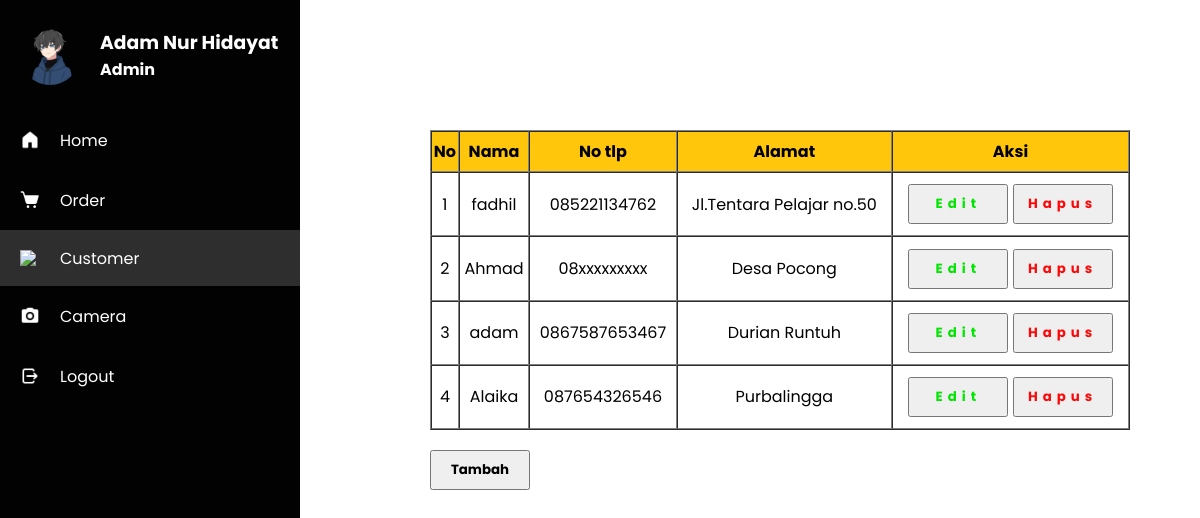
Screenshot of /account/admin/cus_dash.php with the database file from the repository.
### tables this page shows
CREATE TABLE `customer` (
  `id_customer` int(5) NOT NULL,
  `nama` varchar(40) NOT NULL,
  `no_hp` varchar(15) NOT NULL,
  `alamat` text NOT NULL
);

### account/admin/cus_dash.php (the view, shortened to what this page needs)
<?php
include "../../koneksi.php";
$sql = "SELECT * FROM customer";
$query = mysqli_query($koneksi, $sql);
?>
<!DOCTYPE html>
<html lang="en">
<head>
    <link rel="stylesheet" href="../../css/cus_dash.css">
</head>
<body>
    <div class="navbar">
        <div class="profile">
            <img src="../../img/fitur/profile.png">
            <span class="desc">
                <h3>Adam Nur Hidayat</h3>
                <h4>Admin</h4>
            </span>
        </div>
        <br>
        <div class="vertical-menu">
            <div class="menu_this satu">
                <a href="dashboard.php">
                    <img src="../../img/fitur/icons8-home-48.png">
                    <span class="links_name">Home</span>
                    <br><br>
                </a>
            </div>
            <div class="menu_this dua">
                <a href="order.php">
                    <img src="../../img/fitur/icons8-shopping-cart-30.png">
                    <span class="links_name">Order</span>
                    <br><br>
                </a>
            </div>
            <div class="menu_this tiga">
                <a href="cus_dash.php">
                    <img src="../../img/fitur/icons8-people-24.png">
                    <span class="links_name">Customer</span>
                    <br><br>
                </a>
            </div>
            <div class="menu_this empat">
                <a href="k_dash.php">
                    <img src="../../img/fitur/icons8-camera-24.png">
                    <span class="links_name">Camera</span>
                    <br><br>
                </a>
            </div>
            <div class="menu_this lima">
                <a href="logout.php">
                    <img src="../../img/fitur/icons8-logout-48.png">
                    <span class="links_name">Logout</span>
                    <br><br>
                </a>
            </div>
        </div>
    </div>
    <div class="content">
        <table border="1" celpadding="30" cellspacing="0">
            <tr>
                <th>No</th>
                <th>Nama</th>
                <th>No tlp</th>
                <th>Alamat</th>
                <th>Aksi</th>
            </tr>
            <?php
            $no = 1;
            while($data = mysqli_fetch_assoc($query)) : ?>
            <tr>
                <td><?= $no++; ?></td>
                <td><?= $data['nama'] ?></td>
                <td><?= $data['no_hp'] ?></td>
                <td><?= $data['alamat'] ?></td>
                <td>
                    <a href='crud_cus/edit.php?id_customer="<?= $data['id_customer']?>"'><button class="color one">Edit</button></a>
                    <a href='crud_cus/hapus.php?id_customer="<?= $data['id_customer']?>"' onclick="return confirm('apakah anda ingin menghapus ini?')"><button class="color two">Hapus</button></a>
                </td>
            </tr>
            <?php endwhile;?>
        </table>
        <a href="crud_cus/tambah.php"><button class="tambah">Tambah</button></a>
    </div>
</body>
</html>

### css/cus_dash.css (style rules this page uses)
* { padding: 0; margin: 0; font-family: 'Poppins', sans-serif; }
img { width: 20px; }
.navbar { height: 100%; width: 300px; background-color: #020202; position: fixed; }
.profile img { box-sizing: border-box; border-radius: 50%; width: 60px ; }
.profile { display: flex; flex-direction: row; align-items: center; padding-left: 20px; padding-top: 25px; }
span.desc { padding-left: 20px; color: #fff; }
.vertical-menu a { text-decoration: none; display: flex; align-items: center; color: #fff; }
.menu_this.tiga { background-color: #2e2e2e; display: block; }
.menu_this img { padding: 20px; }
.content { position: fixed; padding: 30px; margin-left: 400px; margin-top: 100px; margin-right: auto; }
table { width: 700px; height: 300px; }
th { background-color: #ffc60b; text-align: center; }
td { color: #000; text-align: center; }
button { width: 100px; height: 40px; text-decoration: none; font-weight: bold; letter-spacing: 5px; }
button.color.one { color: #00e600; }
button.color.two { color: #fd0808; }
button.tambah { letter-spacing: 0; margin-top: 20px; }

### rows the page displays
customer: nama "fadhil", no_hp "085221134762", alamat "Jl.Tentara Pelajar no.50"
customer: nama "Ahmad", no_hp "08xxxxxxxxx", alamat "Desa Pocong"
customer: nama "adam", no_hp "0867587653467", alamat "Durian Runtuh"
customer: nama "Alaika", no_hp "087654326546", alamat "Purbalingga"
